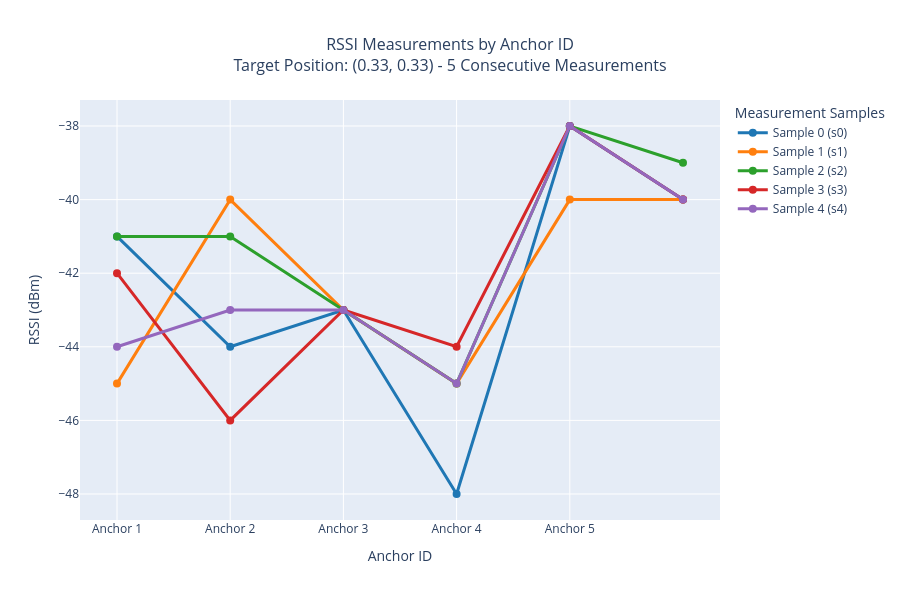

Notebook cell for this chart:
### Code cell
import pandas as pd
import plotly.graph_objects as go

# Baca data
df = pd.read_csv('test_measurements_2_33_2_33.csv')
df['sample_num'] = df['sample_id'].str.extract(r's(\d+)').astype(int)

fig = go.Figure()

# Colors untuk setiap sample
colors = ['#1f77b4', '#ff7f0e', '#2ca02c', '#d62728', '#9467bd']
sample_names = ['Sample 0', 'Sample 1', 'Sample 2', 'Sample 3', 'Sample 4']

# Plot untuk setiap sample
for i, sample_num in enumerate(sorted(df['sample_num'].unique())):
    sample_data = df[df['sample_num'] == sample_num].sort_values('anchor_id')
    
    fig.add_trace(go.Scatter(
        x=sample_data['anchor_id']+1,
        y=sample_data['rssi'],
        mode='lines+markers',
        name=f'{sample_names[i]} (s{sample_num})',
        line=dict(color=colors[i], width=3),
        marker=dict(size=8),
        hovertemplate='<b>%{fullData.name}</b><br>' +
                      'Anchor ID: %{x}<br>' +
                      'RSSI: %{y} dBm<br>' +
                      '<extra></extra>'
    ))

# Update layout
fig.update_layout(
    title={
        'text': 'RSSI Measurements by Anchor ID<br>Target Position: (0.33, 0.33) - 5 Consecutive Measurements',
        'x': 0.5,
        'font': {'size': 16}
    },
    xaxis_title='Anchor ID',
    yaxis_title='RSSI (dBm)',
    hovermode='x unified',
    legend_title='Measurement Samples',
    width=900,
    height=600
)

# Format x-axis
all_anchors = sorted(df['anchor_id'].unique())
fig.update_xaxes(
    tickmode='array',
    tickvals=all_anchors,
    ticktext=[f'Anchor {a}' for a in all_anchors],
    showgrid=True
)
fig.update_yaxes(showgrid=True)

fig.show()

### Figure 1 — Plotly figure (JSON) as saved in the notebook; plotly's stock layout.template omitted (floating-point values rounded to 4 significant figures)
{"data": [{"hovertemplate": "<b>%{fullData.name}</b><br>Anchor ID: %{x}<br>RSSI: %{y} dBm<br><extra></extra>", "line": {"color": "#1f77b4", "width": 3}, "marker": {"size": 8}, "mode": "lines+markers", "name": "Sample 0 (s0)", "type": "scatter", "x": [1, 2, 3, 4, 5, 6], "y": [-41.0, -44.0, -43.0, -48.0, -38.0, -40.0]}, {"hovertemplate": "<b>%{fullData.name}</b><br>Anchor ID: %{x}<br>RSSI: %{y} dBm<br><extra></extra>", "line": {"color": "#ff7f0e", "width": 3}, "marker": {"size": 8}, "mode": "lines+markers", "name": "Sample 1 (s1)", "type": "scatter", "x": [1, 2, 3, 4, 5, 6], "y": [-45.0, -40.0, -43.0, -45.0, -40.0, -40.0]}, {"hovertemplate": "<b>%{fullData.name}</b><br>Anchor ID: %{x}<br>RSSI: %{y} dBm<br><extra></extra>", "line": {"color": "#2ca02c", "width": 3}, "marker": {"size": 8}, "mode": "lines+markers", "name": "Sample 2 (s2)", "type": "scatter", "x": [1, 2, 3, 4, 5, 6], "y": [-41.0, -41.0, -43.0, -45.0, -38.0, -39.0]}, {"hovertemplate": "<b>%{fullData.name}</b><br>Anchor ID: %{x}<br>RSSI: %{y} dBm<br><extra></extra>", "line": {"color": "#d62728", "width": 3}, "marker": {"size": 8}, "mode": "lines+markers", "name": "Sample 3 (s3)", "type": "scatter", "x": [1, 2, 3, 4, 5, 6], "y": [-42.0, -46.0, -43.0, -44.0, -38.0, -40.0]}, {"hovertemplate": "<b>%{fullData.name}</b><br>Anchor ID: %{x}<br>RSSI: %{y} dBm<br><extra></extra>", "line": {"color": "#9467bd", "width": 3}, "marker": {"size": 8}, "mode": "lines+markers", "name": "Sample 4 (s4)", "type": "scatter", "x": [1, 2, 3, 4, 5, 6], "y": [-44.0, -43.0, -43.0, -45.0, -38.0, -40.0]}], "layout": {"height": 600, "hovermode": "x unified", "legend": {"title": {"text": "Measurement Samples"}}, "title": {"font": {"size": 16}, "text": "RSSI Measurements by Anchor ID<br>Target Position: (0.33, 0.33) - 5 Consecutive Measurements", "x": 0.5}, "width": 900, "xaxis": {"showgrid": true, "tickmode": "array", "ticktext": ["Anchor 0", "Anchor 1", "Anchor 2", "Anchor 3", "Anchor 4", "Anchor 5"], "tickvals": [0, 1, 2, 3, 4, 5], "title": {"text": "Anchor ID"}}, "yaxis": {"showgrid": true, "title": {"text": "RSSI (dBm)"}}}}
